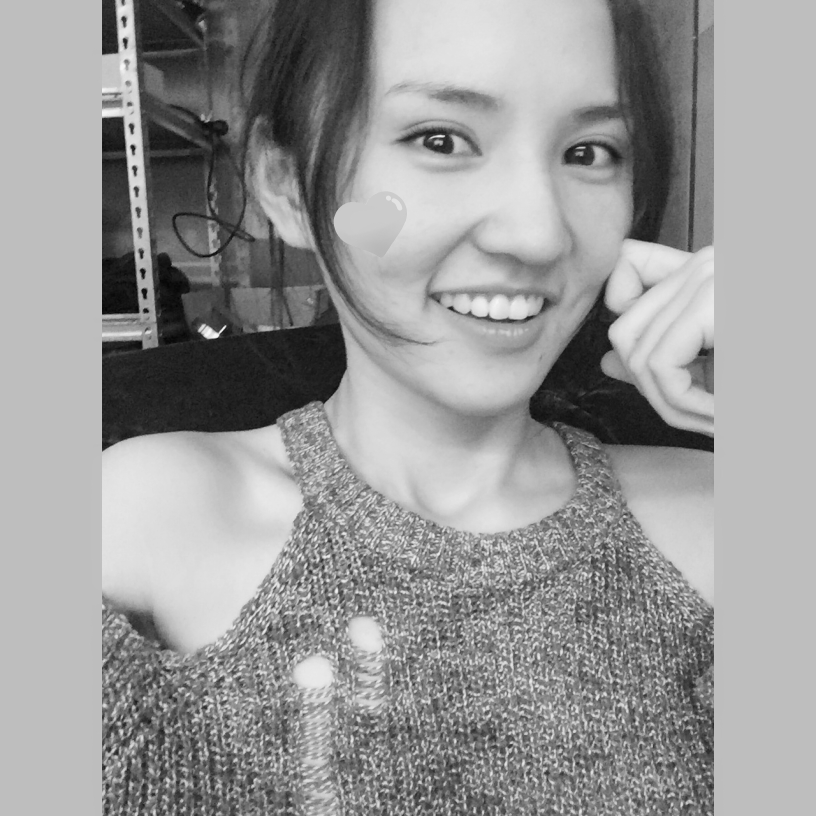
#> input picture opencv_demo/fairy.jpeg, 2448 x 2448 px, found by its file name (shown at 1/3 size)
$ python demo.py
#> lines starting #> are read from the running program, lines starting #| are printed output that depends on the picture
import cv2
import os

# [13 lines of commented-out code are left out]

img_path = '/Users/mengting/Desktop/opencv_demo/opencv/fairy.jpeg'
img = cv2.imread(img_path)
#> img is the input picture: shape (2448, 2448, 3); min 0, max 250, mean 151.4
img_200 = cv2.resize(img, (100, 100))
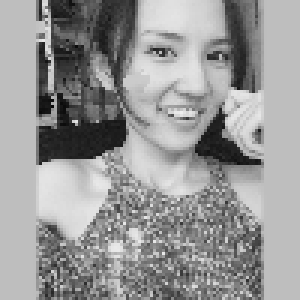
#> img_200: shape (100, 100, 3) (shown 3 times larger); min 9, max 238, mean 151.1
print(img_200.shape)
#| (100, 100, 3)
# img_half=cv2.resize(img,(0,0),fx=0.5,fy=0.5,interpolation=cv2.INTER_NEAREST)
cv2.imshow("image", img_200)
cv2.waitKey(0)
